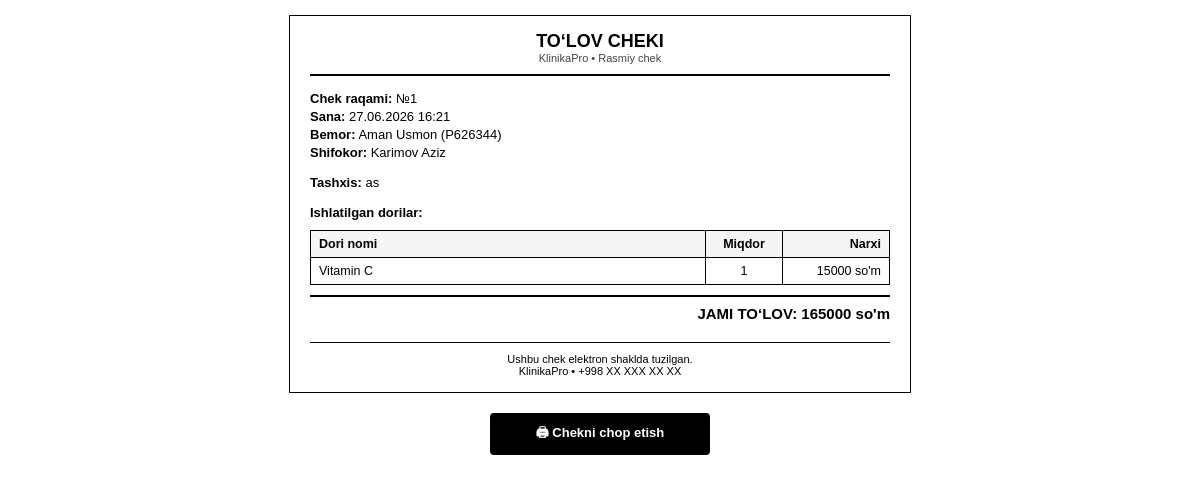
Screenshot of /patients/receipt/1/ (signed in) with the database file from the repository.
### patients/models.py (models this page shows, shortened)
class Treatment(models.Model):
    patient = models.ForeignKey(Patient, on_delete=models.CASCADE, related_name='treatments')
    doctor = models.ForeignKey('doctors.Doctor', on_delete=models.SET_NULL, null=True, related_name='treatments')
    appointment = models.ForeignKey('appointments.Appointment', on_delete=models.SET_NULL, null=True, blank=True, related_name='treatments')
    extra_service = models.ForeignKey('doctors.DoctorService', on_delete=models.SET_NULL, null=True, blank=True, verbose_name="Qo'shimcha ko'rik xizmati")
    extra_service_price_snapshot = models.DecimalField(max_digits=12, decimal_places=0, default=0, verbose_name="Xizmat narxi (saqlangan)")
    diagnosis = models.TextField(verbose_name="Tashxis")
    notes = models.TextField(blank=True, verbose_name="Izoh")
    total_price = models.DecimalField(max_digits=12, decimal_places=0, default=0, verbose_name="Jami narx")
    created_at = models.DateTimeField(auto_now_add=True)
    receipt_issued = models.BooleanField(default=False, verbose_name="Chek berilganmi")
    consultation_price_snapshot = models.DecimalField(max_digits=12, decimal_places=0, default=0, verbose_name="Konsultatsiya narxi (saqlangan)")
    class Meta:
        verbose_name = "Davolash yozuvi"
        verbose_name_plural = "Davolash yozuvlari"
        ordering = ['-created_at']

class Patient(models.Model):
    GENDER_CHOICES = [('M', 'Erkak'), ('F', 'Ayol')]
    user = models.OneToOneField(settings.AUTH_USER_MODEL, on_delete=models.CASCADE, related_name='patient_profile')
    patient_id = models.CharField(max_length=20, unique=True, default=generate_patient_id, verbose_name="Bemor ID")
    first_name = models.CharField(max_length=100, verbose_name="Ism")
    last_name = models.CharField(max_length=100, verbose_name="Familiya")
    gender = models.CharField(max_length=1, choices=GENDER_CHOICES, verbose_name="Jinsi")
    birth_date = models.DateField(verbose_name="Tug'ilgan sana")
    phone = models.CharField(max_length=20, verbose_name="Telefon")
    address = models.TextField(blank=True, verbose_name="Manzil")
    blood_type = models.CharField(max_length=5, blank=True, verbose_name="Qon guruhi")
    allergies = models.TextField(blank=True, verbose_name="Allergiyalar")
    has_booked = models.BooleanField(default=False, verbose_name="Birinchi navbatni band qilganmi")
    registered_at = models.DateTimeField(auto_now_add=True)
    @property
    def full_name(self):
        return f"{self.last_name} {self.first_name}"
    class Meta:
        verbose_name = "Bemor"
        verbose_name_plural = "Bemorlar"

class TreatmentItem(models.Model):
    treatment = models.ForeignKey(Treatment, on_delete=models.CASCADE, related_name='used_items')
    medicine = models.ForeignKey('pharmacy.Medicine', on_delete=models.SET_NULL, null=True)
    quantity = models.PositiveIntegerField(default=1, verbose_name="Miqdor")
    unit_price = models.DecimalField(max_digits=12, decimal_places=0, default=0, verbose_name="Birlik narxi (saqlangan)")
    @property
    def total_price(self):
        return self.quantity * self.unit_price
    class Meta:
        verbose_name = "Ishlatilgan mahsulot"
        verbose_name_plural = "Ishlatilgan mahsulotlar"

### doctors/models.py (models this page shows, shortened)
class Doctor(models.Model):
    GENDER_CHOICES = [('M', 'Erkak'), ('F', 'Ayol')]
    user = models.OneToOneField(settings.AUTH_USER_MODEL, on_delete=models.CASCADE, related_name='doctor_profile')
    first_name = models.CharField(max_length=100, verbose_name="1. Ism")
    last_name = models.CharField(max_length=100, verbose_name="2. Familiya")
    phone = models.CharField(max_length=20, verbose_name="3. Telefon")
    gender = models.CharField(max_length=1, choices=GENDER_CHOICES, verbose_name="4. Jinsi")
    specialization = models.ForeignKey(Specialization, on_delete=models.SET_NULL, null=True, verbose_name="5. Mutaxassislik")
    experience_years = models.PositiveIntegerField(default=0, verbose_name="6. Ish tajribasi (yil)")
    consultation_price = models.DecimalField(max_digits=12, decimal_places=0, default=0, verbose_name="7. Konsultatsiya narxi")
    cabinet = models.ForeignKey('rooms.Cabinet', on_delete=models.SET_NULL, null=True, blank=True, related_name='doctors', verbose_name="8. Kabinet (xona)")
    photo = models.ImageField(upload_to='doctors/', blank=True, verbose_name="9. Rasmi")
    bio = models.TextField(blank=True, verbose_name="10. Qisqacha ma'lumot")
    is_active = models.BooleanField(default=True)
    created_at = models.DateTimeField(auto_now_add=True)
    @property
    def full_name(self):
        return f"{self.last_name} {self.first_name}"
    class Meta:
        verbose_name = "Shifokor"
        verbose_name_plural = "Shifokorlar"

### pharmacy/models.py (models this page shows, shortened)
class Medicine(models.Model):
    UNIT = [('piece', 'Dona'), ('pack', 'Paket'), ('bottle', 'Shisha'), ('box', 'Quti'), ('ml', 'ml'), ('g', 'gramm')]
    name = models.CharField(max_length=200, verbose_name="Nomi")
    category = models.ForeignKey(MedicineCategory, on_delete=models.SET_NULL, null=True, blank=True, verbose_name="Kategoriya")
    unit = models.CharField(max_length=10, choices=UNIT, default='piece', verbose_name="O'lchov birligi")
    sell_price = models.DecimalField(max_digits=12, decimal_places=0, verbose_name="Sotish narxi (so'm)")
    stock_quantity = models.PositiveIntegerField(default=0, verbose_name="Zaxiradagi miqdor")
    min_stock = models.PositiveIntegerField(default=10, verbose_name="Minimal zaxira")
    is_active = models.BooleanField(default=True)
    class Meta:
        verbose_name = "Dori / Mahsulot"
        verbose_name_plural = "Dorilar / Mahsulotlar"
        ordering = ['name']

### patients/views.py (the view)
# urls.py: path('receipt/<int:treatment_pk>/', views.treatment_receipt, name='treatment_receipt'),
@login_required
def treatment_receipt(request, treatment_pk):
    treatment = get_object_or_404(Treatment, pk=treatment_pk)
    if request.user.role == 'patient' and treatment.patient.user != request.user:
        from django.http import HttpResponseForbidden
        return HttpResponseForbidden()
    return render(request, 'patients/receipt.html', {'treatment': treatment})

### templates/patients/receipt.html (shortened to what this page needs)
<!DOCTYPE html>
<html lang="uz">
<head>
</head>
<body>
<div class="receipt">
  <div class="header">
    <h1 class="title">TO‘LOV CHEKI</h1>
    <div class="sub">KlinikaPro • Rasmiy chek</div>
  </div>
  <div class="info">
    <p><strong>Chek raqami:</strong> №{{ treatment.id }}</p>
    <p><strong>Sana:</strong> {{ treatment.created_at|date:"d.m.Y H:i" }}</p>
    <p><strong>Bemor:</strong> {{ treatment.patient.full_name }} ({{ treatment.patient.patient_id }})</p>
    <p><strong>Shifokor:</strong> {{ treatment.doctor.full_name }}</p>
  </div>
  <p><strong>Tashxis:</strong> {{ treatment.diagnosis }}</p>
  {% if treatment.used_items.all %}
  <h4 style="margin:15px 0 6px; font-size:13px;">Ishlatilgan dorilar:</h4>
  <table>
    <thead>
      <tr>
        <th>Dori nomi</th>
        <th style="width:60px; text-align:center;">Miqdor</th>
        <th style="width:90px; text-align:right;">Narxi</th>
      </tr>
    </thead>
    <tbody>
      {% for item in treatment.used_items.all %}
      <tr>
        <td>{{ item.medicine.name }}</td>
        <td style="text-align:center;">{{ item.quantity }}</td>
        <td style="text-align:right;">{{ item.total_price|floatformat:0 }} so'm</td>
      </tr>
      {% endfor %}
    </tbody>
  </table>
  {% endif %}
  <div class="total">
    JAMI TO‘LOV: <strong>{{ treatment.total_price|floatformat:0 }} so'm</strong>
  </div>
  <div class="footer">
    Ushbu chek elektron shaklda tuzilgan.<br>
    KlinikaPro • +998 XX XXX XX XX
  </div>
</div>
<a href="#" onclick="window.print(); return false;" class="print-btn">
  🖨 Chekni chop etish
</a>
</body>
</html>

### templates/patients/receipt.html (style rules this page uses)
body { font-family: Arial, sans-serif; margin: 0; padding: 15px; background: #fff; color: #000; font-size: 13px; }
.receipt { max-width: 580px; margin: 0 auto; border: 1px solid #000; padding: 15px 20px; }
.header { text-align: center; border-bottom: 2px solid #000; padding-bottom: 10px; margin-bottom: 15px; }
.header .title { font-size: 18px; font-weight: bold; margin: 0; }
.header .sub { font-size: 11px; color: #444; }
.info { margin-bottom: 15px; font-size: 13px; }
.info p { margin: 3px 0; }
table { width: 100%; border-collapse: collapse; margin: 10px 0; font-size: 12.5px; }
th, td { border: 1px solid #000; padding: 6px 8px; text-align: left; }
th { background: #f5f5f5; }
.total { font-size: 15px; font-weight: bold; text-align: right; margin-top: 10px; padding-top: 8px; border-top: 2px solid #000; }
.footer { margin-top: 20px; text-align: center; font-size: 11px; border-top: 1px solid #000; padding-top: 10px; }
.print-btn { display: block; width: 200px; margin: 20px auto; padding: 10px; background: #000; color: white; text-align: center; text-decoration: none; font-weight: bold; border-radius: 4px; }

### rows the page displays
Treatment: id "1", created_at "27.06.2026 16:21", patient.full_name "Aman Usmon", patient.patient_id "P626344", doctor.full_name "Karimov Aziz", diagnosis "as", total_price "165000"
TreatmentItem: medicine.name "Vitamin C", quantity "1", total_price "15000"
